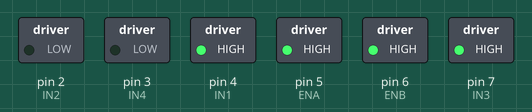
Bench run of a sketch on a simulated Arduino Uno, built with avr-gcc and run on an emulated ATmega328P. Shown: switched loads named in the sketch (green lamp = pin HIGH).

Above: at 1.0 s.
At 3.0 s:
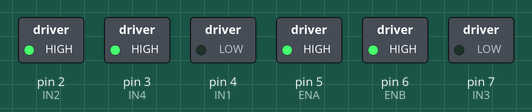
Timing chart, 0 to 4.6 s (numbered marks = the images above):
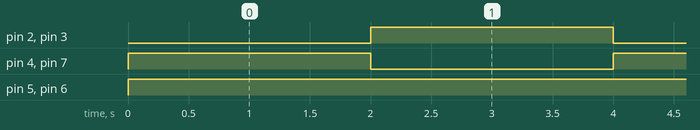

The sketch:

3.ino
```cpp
// bang bang se mast chal raha h, turns bhe smooth le raha h, and sonar bhe mast chal raha h, but node acche se detect kar raha h
// aur acche se chalana h

// Motors
const int baseSpeed = 100;
const int turnSpeed = 100;
const int IN1 = 4, IN2 = 2, ENA = 5;
const int IN3 = 7, IN4 = 3, ENB = 6;

// IR Sensor
const int sensors[5] = {A1, A2, A3, A0, A4};
String lp = "00000";

void drive(int l, int r) {
    digitalWrite(IN1, l > 0 ? 1 : 0);
    digitalWrite(IN2, l > 0 ? 0 : 1);
    digitalWrite(IN3, r > 0 ? 1 : 0);
    digitalWrite(IN4, r > 0 ? 0 : 1);

    if (l == 0) {
        digitalWrite(IN1, 0);
        digitalWrite(IN2, 0);
    };

    if (r == 0) {
        digitalWrite(IN3, 0);
        digitalWrite(IN4, 0);
    };

    analogWrite(ENA, constrain(abs(l), 0, 255));
    analogWrite(ENB, constrain(abs(r), 0, 255));
};

String readLine(bool readDistance = true) {
    String linePosition = "";

    for (int i=0; i<5; i++)
        linePosition += digitalRead(sensors[i]) ? "1" : "0";

    return linePosition;
};

void setup() {
    pinMode(IN1, OUTPUT);
    pinMode(IN2, OUTPUT);
    pinMode(IN3, OUTPUT);
    pinMode(IN4, OUTPUT);
    pinMode(ENA, OUTPUT);
    pinMode(ENB, OUTPUT);

    for (int i=0; i<5; i++)
        pinMode(sensors[i], INPUT);

    drive(0, 0);

    Serial.begin(9600);
};

void oneStep(){
    drive(baseSpeed, baseSpeed); delay(150);
    drive(0, 0);
};

void loop() {
    drive(255, 255);
    delay(2000);
    drive(-255, -255);
    delay(2000);
};
```

Measured:
- by itself, pin 2 (IN2), pin 3 (IN4), pin 4 (IN1), pin 7 (IN3): alternates HIGH for 2.0 s and LOW for 2.0 s
- by itself, pin 5 (ENA), pin 6 (ENB): LOW → HIGH at 0.00 s
